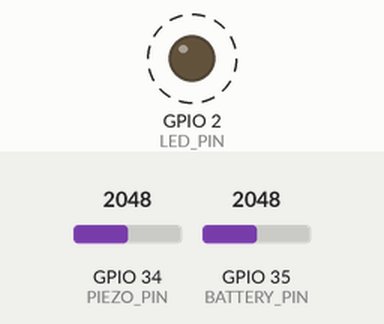
The sketch below on a simulated ESP32. Parts: output pins drawn as LEDs (lit = HIGH). Dashed ring = blinking. The test bench sets the inputs (shaded band); at power-on: GPIO 34 (PIEZO_PIN) = 2048, GPIO 35 (BATTERY_PIN) = 2048 (analog values on the 0–4095 scale). No radio packets arrive unless stated; what the sketch prints to the serial monitor is not drawn.

Above: at 12.6 s.
Timing chart, 0 to 15.0 s (numbered marks = the images above):
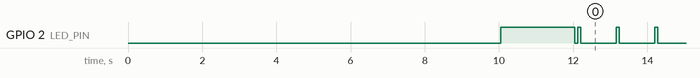

The sketch:

trasmissor_lora.ino
```cpp
#include <SPI.h>
#include <LoRa.h>
#include <ArduinoJson.h>
#include "arduinoFFT.h"

// ==================== PINOS LILYGO ESP32 ====================
#define LORA_SCK 5
#define LORA_MISO 19
#define LORA_MOSI 27
#define LORA_CS 18
#define LORA_RST 23
#define LORA_DIO0 26
#define LORA_BAND 915E6

// Sensores
#define PIEZO_PIN 34
#define BATTERY_PIN 35
#define LED_PIN 2

// Configurações FFT
#define SAMPLES 512
#define SAMPLING_FREQUENCY 10000

// Variáveis FFT
double vReal[SAMPLES];
double vImag[SAMPLES];
ArduinoFFT<double> FFT = ArduinoFFT<double>(vReal, vImag, SAMPLES, SAMPLING_FREQUENCY);

// Variáveis globais
double dominantFreq = 0;
double maxMagnitude = 0;
double dominantDb = -80;
int rawSensorValue = 0;
double sensorVoltage = 0;
double avgMagnitude = 0;
double batteryVoltage = 0;
double batteryPercentage = 0;

// Controle de transmissão
unsigned long lastTransmission = 0;
const unsigned long transmissionInterval = 1000;
unsigned int packetCounter = 0;

// Configurações
String plantName = "Cafesal 01";
float sensitivityThreshold = 0.001;

void setup() {
  Serial.begin(115200);
  delay(10000);

  Serial.println("\n========================================");
  Serial.println("TRANSMISSOR LORA - VERSAO OTIMIZADA");
  Serial.println("========================================\n");

  pinMode(LED_PIN, OUTPUT);
  digitalWrite(LED_PIN, LOW);

  pinMode(PIEZO_PIN, INPUT);
  pinMode(BATTERY_PIN, INPUT);
  analogReadResolution(12);
  analogSetAttenuation(ADC_11db);

  Serial.println("Pinos analogicos configurados");

  Serial.print("\nInicializando LoRa em ");
  Serial.print(LORA_BAND / 1E6);
  Serial.print(" MHz... ");

  SPI.begin(LORA_SCK, LORA_MISO, LORA_MOSI, LORA_CS);
  LoRa.setPins(LORA_CS, LORA_RST, LORA_DIO0);

  if (!LoRa.begin(LORA_BAND)) {
    Serial.println("FALHOU!");
    while(1) {
      digitalWrite(LED_PIN, !digitalRead(LED_PIN));
      delay(200);
    }
  }

  Serial.println("OK!");

  // Configurar LoRa
  LoRa.setSpreadingFactor(7);
  LoRa.setSignalBandwidth(125E3);
  LoRa.setCodingRate4(5);
  LoRa.setSyncWord(0x12);
  LoRa.setTxPower(20);
  LoRa.enableCrc();

  Serial.println("\n========================================");
  Serial.println("SISTEMA PRONTO!");
  Serial.println("========================================");
  Serial.printf("Planta: %s\n", plantName.c_str());
  Serial.printf("Freq Amostragem: %d Hz\n", SAMPLING_FREQUENCY);
  Serial.printf("Amostras FFT: %d\n", SAMPLES);
  Serial.println("========================================\n");

  digitalWrite(LED_PIN, HIGH);
  delay(2000);
  digitalWrite(LED_PIN, LOW);
}

void loop() {
  rawSensorValue = analogRead(PIEZO_PIN);
  sensorVoltage = (rawSensorValue * 3.3) / 4095.0;
  readBatteryLevel();

  collectSamples();
  processFFT();
  analyzeData();

  if (millis() - lastTransmission >= transmissionInterval) {
    lastTransmission = millis();
    transmitData();
  }

  delay(10);
}

void readBatteryLevel() {
  int batteryRawValue = analogRead(BATTERY_PIN);
  batteryVoltage = (batteryRawValue * 3.3 * 2) / 4095.0;

  if (batteryVoltage >= 4.2) {
    batteryPercentage = 100.0;
  } else if (batteryVoltage <= 3.0) {
    batteryPercentage = 0.0;
  } else {
    batteryPercentage = ((batteryVoltage - 3.0) / 1.2) * 100.0;
  }
}

void collectSamples() {
  unsigned long samplingPeriod = 1000000L / SAMPLING_FREQUENCY;

  for (int i = 0; i < SAMPLES; i++) {
    unsigned long startTime = micros();

    int sensorValue = analogRead(PIEZO_PIN);
    double voltage = (sensorValue * 3.3) / 4095.0;
    vReal[i] = voltage - 1.65;
    vImag[i] = 0.0;

    while (micros() - startTime < samplingPeriod) {}
  }
}

void processFFT() {
  FFT.windowing(FFTWindow::Hamming, FFTDirection::Forward);
  FFT.compute(FFTDirection::Forward);
  FFT.complexToMagnitude();
}

void analyzeData() {
  double frequencyResolution = (double)SAMPLING_FREQUENCY / SAMPLES;

  maxMagnitude = 0;
  dominantFreq = 0;
  avgMagnitude = 0;

  double totalMagnitude = 0;
  int validSamples = 0;

  for (int i = 1; i < (SAMPLES / 2); i++) {
    double frequency = i * frequencyResolution;
    double magnitude = vReal[i];

    totalMagnitude += magnitude;
    validSamples++;

    if (magnitude > maxMagnitude) {
      maxMagnitude = magnitude;
      dominantFreq = frequency;
    }
  }

  avgMagnitude = totalMagnitude / validSamples;
  dominantDb = 20 * log10(maxMagnitude + 0.001);
}

void transmitData() {
  packetCounter++;
  digitalWrite(LED_PIN, HIGH);

  // JSON ULTRA-COMPACTO (apenas dados essenciais)
  // Formato: pk,f,m,db,bv,bp,st
  StaticJsonDocument<128> doc;  // Buffer MUITO menor

  doc["pk"] = packetCounter;
  doc["f"] = (int)dominantFreq;  // Frequência como inteiro
  doc["m"] = (int)(maxMagnitude * 1000);  // Magnitude x1000 como inteiro
  doc["db"] = (int)dominantDb;
  doc["bv"] = (int)(batteryVoltage * 100);  // Tensão x100 como inteiro
  doc["bp"] = (int)batteryPercentage;
  doc["st"] = (maxMagnitude > sensitivityThreshold) ? 1 : 0;

  String jsonString;
  serializeJson(doc, jsonString);

  // Verificar tamanho ANTES de transmitir
  int jsonSize = jsonString.length();

  Serial.println("\n========================================");
  Serial.println("TX PACOTE #" + String(packetCounter));
  Serial.println("========================================");
  Serial.println("Tamanho: " + String(jsonSize) + " bytes");

  if (jsonSize > 200) {
    Serial.println("AVISO: Pacote muito grande!");
  }

  Serial.println("JSON: " + jsonString);

  // Transmitir
  LoRa.beginPacket();
  LoRa.print(jsonString);
  LoRa.endPacket();

  Serial.println("Freq: " + String(dominantFreq, 2) + " Hz");
  Serial.println("Mag: " + String(maxMagnitude, 4));
  Serial.println("dB: " + String(dominantDb, 2));
  Serial.println("Bat: " + String(batteryPercentage, 1) + "% (" + String(batteryVoltage, 2) + "V)");
  Serial.println("Status: " + String((maxMagnitude > sensitivityThreshold) ? "ON" : "OFF"));
  Serial.println("========================================\n");

  digitalWrite(LED_PIN, LOW);
}
```

Measured:
- by itself, GPIO 2 (LED_PIN): repeats every 1.0 s: HIGH 0.07 s, LOW 0.96 s
